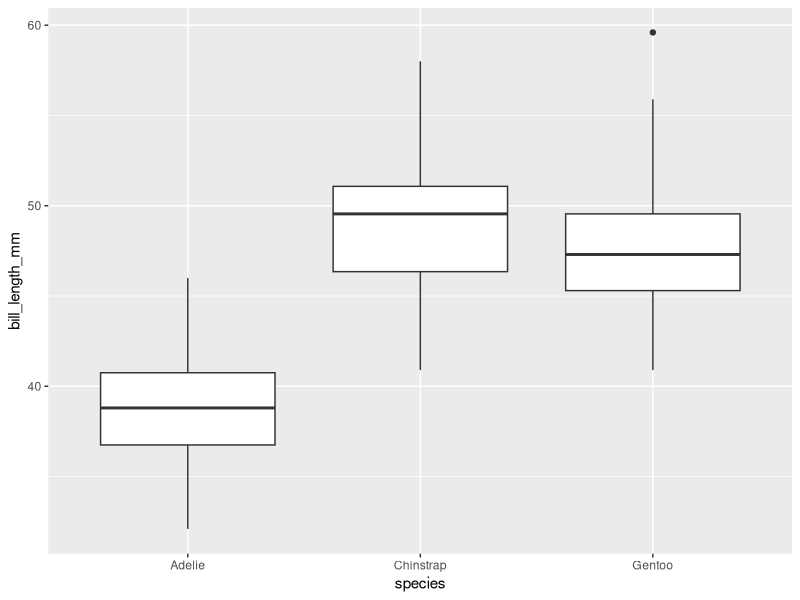
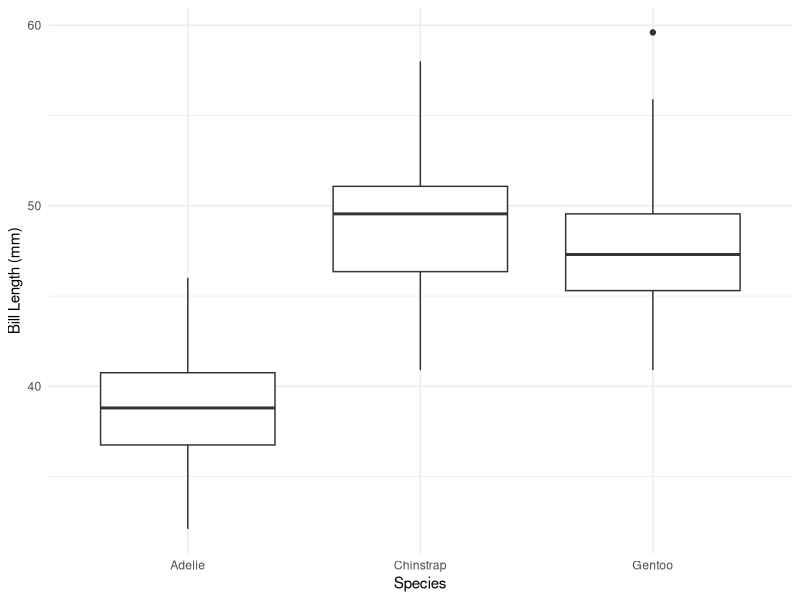

Reproduce these figures in R, in order.

            library(ggplot2)
            library(palmerpenguins)
            built_answer <- tryCatch(
                {
                    set.seed(42)
                    ggplot(penguins, aes(x = species, y = bill_length_mm)) + geom_boxplot()
                    suppressWarnings(
                        if (!file.exists("/sandbox/figures/bill-length_species_boxplot_answer.png")) {
                            ggsave(
                                width = 3,
                                height = 3,
                                "/sandbox/figures/bill-length_species_boxplot_answer.png"
                            )
                        }
                    )
                    suppressWarnings(
                        ggplot_build(last_plot())
                    )
                },
                error = function(e) {
                    'ERROR'
                }
            )
            built_submission <- tryCatch(
                {
                    set.seed(42)
                    ggplot(penguins, aes(x = species, y = bill_length_mm)) +
  geom_boxplot() +
  labs(x = "Species", y = "Bill Length (mm)") +
  theme_minimal()
                    suppressWarnings(
                        ggsave(
                            width = 3,
                            height = 3,
                            "figures/bill-length_species_boxplot_submission_phi4mini.png"
                        )
                    )
                    suppressWarnings(
                        ggplot_build(last_plot())
                    )
                },
                error = function(e) {
                    'ERROR'
                }
            )
            cat(isTRUE(all.equal(built_answer, built_submission)))
        
